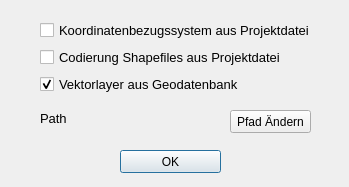
<?xml version="1.0" encoding="UTF-8"?>
<ui version="4.0">
 <class>frmOptions</class>
 <widget class="QDialog" name="frmOptions">
  <property name="geometry">
   <rect>
    <x>0</x>
    <y>0</y>
    <width>349</width>
    <height>187</height>
   </rect>
  </property>
  <property name="windowTitle">
   <string>VOGIS - Menü Einstellungen</string>
  </property>
  <widget class="QPushButton" name="ButtonSave">
   <property name="geometry">
    <rect>
     <x>120</x>
     <y>150</y>
     <width>101</width>
     <height>23</height>
    </rect>
   </property>
   <property name="text">
    <string>OK</string>
   </property>
  </widget>
  <widget class="QWidget" name="layoutWidget">
   <property name="geometry">
    <rect>
     <x>40</x>
     <y>20</y>
     <width>270</width>
     <height>77</height>
    </rect>
   </property>
   <layout class="QVBoxLayout" name="verticalLayout">
    <item>
     <widget class="QCheckBox" name="ckCRS">
      <property name="font">
       <font>
        <pointsize>10</pointsize>
       </font>
      </property>
      <property name="text">
       <string>Koordinatenbezugssystem aus Projektdatei</string>
      </property>
     </widget>
    </item>
    <item>
     <widget class="QCheckBox" name="ckEncoding">
      <property name="font">
       <font>
        <pointsize>10</pointsize>
       </font>
      </property>
      <property name="text">
       <string>Codierung Shapefiles aus Projektdatei</string>
      </property>
     </widget>
    </item>
    <item>
     <widget class="QCheckBox" name="ckDb">
      <property name="font">
       <font>
        <pointsize>10</pointsize>
       </font>
      </property>
      <property name="text">
       <string>Vektorlayer aus Geodatenbank</string>
      </property>
      <property name="checked">
       <bool>true</bool>
      </property>
     </widget>
    </item>
   </layout>
  </widget>
  <widget class="QPushButton" name="ButtonPath">
   <property name="geometry">
    <rect>
     <x>230</x>
     <y>110</y>
     <width>81</width>
     <height>23</height>
    </rect>
   </property>
   <property name="text">
    <string>Pfad Ändern</string>
   </property>
  </widget>
  <widget class="QLabel" name="lblPath">
   <property name="geometry">
    <rect>
     <x>40</x>
     <y>100</y>
     <width>181</width>
     <height>37</height>
    </rect>
   </property>
   <property name="font">
    <font>
     <pointsize>10</pointsize>
    </font>
   </property>
   <property name="text">
    <string>Path</string>
   </property>
  </widget>
 </widget>
 <resources/>
 <connections/>
 <slots>
  <slot>VogisPfad()</slot>
 </slots>
</ui>
